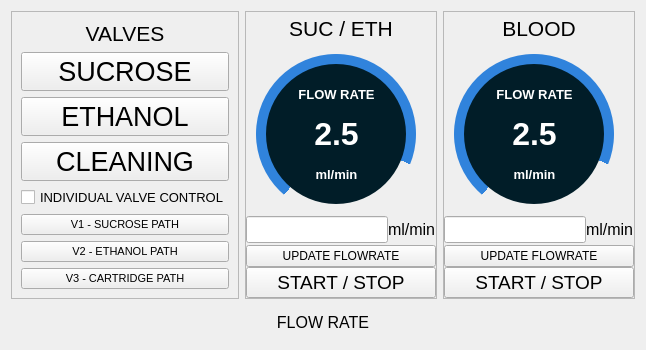
            <widget class="QWidget" name="Window_Fluidics" native="true">
             <property name="minimumSize">
              <size>
               <width>550</width>
               <height>350</height>
              </size>
             </property>
             <property name="maximumSize">
              <size>
               <width>2000</width>
               <height>400</height>
              </size>
             </property>
             <layout class="QVBoxLayout" name="verticalLayout_12">
              <item>
               <layout class="QHBoxLayout" name="horizontalLayout">
                <item>
                 <widget class="QFrame" name="WidgetValveStates">
                  <property name="minimumSize">
                   <size>
                    <width>180</width>
                    <height>250</height>
                   </size>
                  </property>
                  <property name="frameShape">
                   <enum>QFrame::StyledPanel</enum>
                  </property>
                  <property name="frameShadow">
                   <enum>QFrame::Raised</enum>
                  </property>
                  <layout class="QVBoxLayout" name="verticalLayout">
                   <item>
                    <widget class="QLabel" name="Heading_Valves">
                     <property name="font">
                      <font>
                       <pointsize>16</pointsize>
                      </font>
                     </property>
                     <property name="text">
                      <string>VALVES</string>
                     </property>
                     <property name="alignment">
                      <set>Qt::AlignCenter</set>
                     </property>
                    </widget>
                   </item>
                   <item>
                    <widget class="QPushButton" name="button_valvestate_sucrose">
                     <property name="font">
                      <font>
                       <pointsize>20</pointsize>
                      </font>
                     </property>
                     <property name="text">
                      <string>SUCROSE</string>
                     </property>
                     <property name="checkable">
                      <bool>true</bool>
                     </property>
                     <attribute name="buttonGroup">
                      <string notr="true">btngroup_valve_states</string>
                     </attribute>
                    </widget>
                   </item>
                   <item>
                    <widget class="QPushButton" name="button_valvestate_ethanol">
                     <property name="font">
                      <font>
                       <pointsize>20</pointsize>
                      </font>
                     </property>
                     <property name="text">
                      <string>ETHANOL</string>
                     </property>
                     <property name="checkable">
                      <bool>true</bool>
                     </property>
                     <attribute name="buttonGroup">
                      <string notr="true">btngroup_valve_states</string>
                     </attribute>
                    </widget>
                   </item>
                   <item>
                    <widget class="QPushButton" name="button_valvestate_cleaning">
                     <property name="font">
                      <font>
                       <pointsize>20</pointsize>
                      </font>
                     </property>
                     <property name="text">
                      <string>CLEANING</string>
                     </property>
                     <property name="checkable">
                      <bool>true</bool>
                     </property>
                     <attribute name="buttonGroup">
                      <string notr="true">btngroup_valve_states</string>
                     </attribute>
                    </widget>
                   </item>
                   <item>
                    <widget class="QCheckBox" name="checkbox_valvecontrol">
                     <property name="font">
                      <font>
                       <pointsize>10</pointsize>
                      </font>
                     </property>
                     <property name="styleSheet">
                      <string notr="true"/>
                     </property>
                     <property name="text">
                      <string>INDIVIDUAL VALVE CONTROL</string>
                     </property>
                    </widget>
                   </item>
                   <item>
                    <widget class="QPushButton" name="button_toggle_valve1">
                     <property name="font">
                      <font>
                       <pointsize>8</pointsize>
                      </font>
                     </property>
                     <property name="text">
                      <string>V1 - SUCROSE PATH</string>
                     </property>
                     <property name="checkable">
                      <bool>true</bool>
                     </property>
                    </widget>
                   </item>
                   <item>
                    <widget class="QPushButton" name="button_toggle_valve2">
                     <property name="font">
                      <font>
                       <pointsize>8</pointsize>
                      </font>
                     </property>
                     <property name="text">
                      <string>V2 - ETHANOL PATH</string>
                     </property>
                     <property name="checkable">
                      <bool>true</bool>
                     </property>
                    </widget>
                   </item>
                   <item>
                    <widget class="QPushButton" name="button_toggle_valve3">
                     <property name="font">
                      <font>
                       <pointsize>8</pointsize>
                      </font>
                     </property>
                     <property name="text">
                      <string>V3 - CARTRIDGE PATH</string>
                     </property>
                     <property name="checkable">
                      <bool>true</bool>
                     </property>
                    </widget>
                   </item>
                  </layout>
                 </widget>
                </item>
                <item>
                 <widget class="QFrame" name="WidgetCircularSucroseEthanol">
                  <property name="minimumSize">
                   <size>
                    <width>170</width>
                    <height>250</height>
                   </size>
                  </property>
                  <property name="frameShape">
                   <enum>QFrame::StyledPanel</enum>
                  </property>
                  <property name="frameShadow">
                   <enum>QFrame::Raised</enum>
                  </property>
                  <layout class="QVBoxLayout" name="verticalLayout_9">
                   <property name="spacing">
                    <number>0</number>
                   </property>
                   <property name="leftMargin">
                    <number>0</number>
                   </property>
                   <property name="topMargin">
                    <number>0</number>
                   </property>
                   <property name="rightMargin">
                    <number>0</number>
                   </property>
                   <property name="bottomMargin">
                    <number>0</number>
                   </property>
                   <item>
                    <widget class="QLabel" name="Heading_sucrose_ethanol">
                     <property name="font">
                      <font>
                       <pointsize>16</pointsize>
                      </font>
                     </property>
                     <property name="text">
                      <string>SUC / ETH</string>
                     </property>
                     <property name="alignment">
                      <set>Qt::AlignCenter</set>
                     </property>
                    </widget>
                   </item>
                   <item>
                    <widget class="QFrame" name="CircularProgressBar_SucroseEthanol">
                     <property name="minimumSize">
                      <size>
                       <width>170</width>
                       <height>170</height>
                      </size>
                     </property>
                     <property name="maximumSize">
                      <size>
                       <width>170</width>
                       <height>170</height>
                      </size>
                     </property>
                     <property name="frameShape">
                      <enum>QFrame::NoFrame</enum>
                     </property>
                     <property name="frameShadow">
                      <enum>QFrame::Raised</enum>
                     </property>
                     <widget class="QFrame" name="circularProgress_suc_eth">
                      <property name="geometry">
                       <rect>
                        <x>10</x>
                        <y>10</y>
                        <width>160</width>
                        <height>160</height>
                       </rect>
                      </property>
                      <property name="minimumSize">
                       <size>
                        <width>160</width>
                        <height>160</height>
                       </size>
                      </property>
                      <property name="maximumSize">
                       <size>
                        <width>160</width>
                        <height>160</height>
                       </size>
                      </property>
                      <property name="styleSheet">
                       <string notr="true">QFrame{
	border-radius: 80px;
	background-color: qconicalgradient(cx:0.5, cy:0.5, angle:230, stop:0.299 rgba(255, 0, 255, 0), stop:0.30 rgba(48, 131, 220, 255));
}</string>
                      </property>
                      <property name="frameShape">
                       <enum>QFrame::NoFrame</enum>
                      </property>
                      <property name="frameShadow">
                       <enum>QFrame::Raised</enum>
                      </property>
                     </widget>
                     <widget class="QFrame" name="CircularProgressBar_Center_SucroseEthanol">
                      <property name="geometry">
                       <rect>
                        <x>20</x>
                        <y>20</y>
                        <width>140</width>
                        <height>140</height>
                       </rect>
                      </property>
                      <property name="minimumSize">
                       <size>
                        <width>140</width>
                        <height>140</height>
                       </size>
                      </property>
                      <property name="maximumSize">
                       <size>
                        <width>140</width>
                        <height>140</height>
                       </size>
                      </property>
                      <property name="styleSheet">
                       <string notr="true">QFrame{
	border-radius: 70px;
	background-color: rgb(1, 29, 40);
}</string>
                      </property>
                      <property name="frameShape">
                       <enum>QFrame::StyledPanel</enum>
                      </property>
                      <property name="frameShadow">
                       <enum>QFrame::Raised</enum>
                      </property>
                      <widget class="QWidget" name="layoutWidget_3">
                       <property name="geometry">
                        <rect>
                         <x>10</x>
                         <y>10</y>
                         <width>121</width>
                         <height>121</height>
                        </rect>
                       </property>
                       <layout class="QVBoxLayout" name="CPB_Text_SucroseEthanol">
                        <property name="spacing">
                         <number>0</number>
                        </property>
                        <item>
                         <widget class="QLabel" name="text_flowrate_suc_eth">
                          <property name="font">
                           <font>
                            <pointsize>10</pointsize>
                            <weight>75</weight>
                            <bold>true</bold>
                           </font>
                          </property>
                          <property name="styleSheet">
                           <string notr="true">QFrame{
	background-color: none;
	color: #ffffff;
}</string>
                          </property>
                          <property name="text">
                           <string>FLOW RATE</string>
                          </property>
                          <property name="alignment">
                           <set>Qt::AlignCenter</set>
                          </property>
                         </widget>
                        </item>
                        <item>
                         <widget class="QLabel" name="value_flowrate_suc_eth">
                          <property name="font">
                           <font>
                            <pointsize>24</pointsize>
                            <weight>75</weight>
                            <bold>true</bold>
                           </font>
                          </property>
                          <property name="styleSheet">
                           <string notr="true">QFrame{
	background-color: none;
	color: #ffffff;
}</string>
                          </property>
                          <property name="text">
                           <string>&lt;html&gt;&lt;head/&gt;&lt;body&gt;&lt;p&gt;2.5&lt;/p&gt;&lt;/body&gt;&lt;/html&gt;</string>
                          </property>
                          <property name="alignment">
                           <set>Qt::AlignCenter</set>
                          </property>
                         </widget>
                        </item>
                        <item>
                         <widget class="QLabel" name="text_unit_suc_eth">
                          <property name="font">
                           <font>
                            <pointsize>10</pointsize>
                            <weight>75</weight>
                            <bold>true</bold>
                           </font>
                          </property>
                          <property name="styleSheet">
                           <string notr="true">QFrame{
	background-color: none;
	color: #ffffff;
}</string>
                          </property>
                          <property name="text">
                           <string>&lt;html&gt;&lt;head/&gt;&lt;body&gt;&lt;p&gt;ml/min&lt;/p&gt;&lt;/body&gt;&lt;/html&gt;</string>
                          </property>
                          <property name="alignment">
                           <set>Qt::AlignCenter</set>
                          </property>
                         </widget>
                        </item>
                       </layout>
                      </widget>
                     </widget>
                    </widget>
                   </item>
                   <item>
                    <layout class="QHBoxLayout" name="FlowrateInput_Ethanol">
                     <item>
                      <widget class="QLineEdit" name="userInput_flowrate_suceth">
                       <property name="font">
                        <font>
                         <pointsize>12</pointsize>
                        </font>
                       </property>
                       <property name="alignment">
                        <set>Qt::AlignRight|Qt::AlignTrailing|Qt::AlignVCenter</set>
                       </property>
                      </widget>
                     </item>
                     <item>
                      <widget class="QLabel" name="unitFlowrateSucroseEthanol">
                       <property name="font">
                        <font>
                         <pointsize>12</pointsize>
                        </font>
                       </property>
                       <property name="text">
                        <string>ml/min</string>
                       </property>
                      </widget>
                     </item>
                    </layout>
                   </item>
                   <item>
                    <widget class="QPushButton" name="button_update_sucethflow">
                     <property name="text">
                      <string>UPDATE FLOWRATE</string>
                     </property>
                    </widget>
                   </item>
                   <item>
                    <widget class="QPushButton" name="button_toggle_sucethflow">
                     <property name="font">
                      <font>
                       <pointsize>14</pointsize>
                      </font>
                     </property>
                     <property name="text">
                      <string>START / STOP</string>
                     </property>
                     <property name="checkable">
                      <bool>true</bool>
                     </property>
                    </widget>
                   </item>
                  </layout>
                 </widget>
                </item>
                <item>
                 <widget class="QFrame" name="WidgetCircularBlood">
                  <property name="minimumSize">
                   <size>
                    <width>170</width>
                    <height>250</height>
                   </size>
                  </property>
                  <property name="frameShape">
                   <enum>QFrame::StyledPanel</enum>
                  </property>
                  <property name="frameShadow">
                   <enum>QFrame::Raised</enum>
                  </property>
                  <layout class="QVBoxLayout" name="verticalLayout_11">
                   <property name="spacing">
                    <number>0</number>
                   </property>
                   <property name="leftMargin">
                    <number>0</number>
                   </property>
                   <property name="topMargin">
                    <number>0</number>
                   </property>
                   <property name="rightMargin">
                    <number>0</number>
                   </property>
                   <property name="bottomMargin">
                    <number>0</number>
                   </property>
                   <item>
                    <widget class="QLabel" name="Heading_Blood">
                     <property name="font">
                      <font>
                       <pointsize>16</pointsize>
                      </font>
                     </property>
                     <property name="text">
                      <string>BLOOD</string>
                     </property>
                     <property name="alignment">
                      <set>Qt::AlignCenter</set>
                     </property>
                    </widget>
                   </item>
                   <item>
                    <widget class="QFrame" name="CircularProgressBar_Blood">
                     <property name="minimumSize">
                      <size>
                       <width>170</width>
                       <height>170</height>
                      </size>
                     </property>
                     <property name="maximumSize">
                      <size>
                       <width>170</width>
                       <height>170</height>
                      </size>
                     </property>
                     <property name="frameShape">
                      <enum>QFrame::NoFrame</enum>
                     </property>
                     <property name="frameShadow">
                      <enum>QFrame::Raised</enum>
                     </property>
                     <widget class="QFrame" name="circularProgress_blood">
                      <property name="geometry">
                       <rect>
                        <x>10</x>
                        <y>10</y>
                        <width>160</width>
                        <height>160</height>
                       </rect>
                      </property>
                      <property name="minimumSize">
                       <size>
                        <width>160</width>
                        <height>160</height>
                       </size>
                      </property>
                      <property name="maximumSize">
                       <size>
                        <width>160</width>
                        <height>160</height>
                       </size>
                      </property>
                      <property name="styleSheet">
                       <string notr="true">QFrame{
	border-radius: 80px;
	background-color: qconicalgradient(cx:0.5, cy:0.5, angle:230, stop:0.299 rgba(255, 0, 255, 0), stop:0.30 rgba(48, 131, 220, 255));
}</string>
                      </property>
                      <property name="frameShape">
                       <enum>QFrame::NoFrame</enum>
                      </property>
                      <property name="frameShadow">
                       <enum>QFrame::Raised</enum>
                      </property>
                     </widget>
                     <widget class="QFrame" name="CircularProgressBar_Center_Blood">
                      <property name="geometry">
                       <rect>
                        <x>20</x>
                        <y>20</y>
                        <width>140</width>
                        <height>140</height>
                       </rect>
                      </property>
                      <property name="minimumSize">
                       <size>
                        <width>140</width>
                        <height>140</height>
                       </size>
                      </property>
                      <property name="maximumSize">
                       <size>
                        <width>140</width>
                        <height>140</height>
                       </size>
                      </property>
                      <property name="styleSheet">
                       <string notr="true">QFrame{
	border-radius: 70px;
	background-color: rgb(1, 29, 40);
}</string>
                      </property>
                      <property name="frameShape">
                       <enum>QFrame::StyledPanel</enum>
                      </property>
                      <property name="frameShadow">
                       <enum>QFrame::Raised</enum>
                      </property>
                      <widget class="QWidget" name="layoutWidget_4">
                       <property name="geometry">
                        <rect>
                         <x>10</x>
                         <y>10</y>
                         <width>121</width>
                         <height>121</height>
                        </rect>
                       </property>
                       <layout class="QVBoxLayout" name="verticalLayout_22">
                        <property name="spacing">
                         <number>0</number>
                        </property>
                        <item>
                         <widget class="QLabel" name="text_flowrate_blood">
                          <property name="font">
                           <font>
                            <pointsize>10</pointsize>
                            <weight>75</weight>
                            <bold>true</bold>
                           </font>
                          </property>
                          <property name="styleSheet">
                           <string notr="true">QFrame{
	background-color: none;
	color: #ffffff;
}</string>
                          </property>
                          <property name="text">
                           <string>FLOW RATE</string>
                          </property>
                          <property name="alignment">
                           <set>Qt::AlignCenter</set>
                          </property>
                         </widget>
                        </item>
                        <item>
                         <widget class="QLabel" name="value_flowrate_blood">
                          <property name="font">
                           <font>
                            <pointsize>24</pointsize>
                            <weight>75</weight>
                            <bold>true</bold>
                           </font>
                          </property>
                          <property name="styleSheet">
                           <string notr="true">QFrame{
	background-color: none;
	color: #ffffff;
}</string>
                          </property>
                          <property name="text">
                           <string>&lt;html&gt;&lt;head/&gt;&lt;body&gt;&lt;p&gt;2.5&lt;/p&gt;&lt;/body&gt;&lt;/html&gt;</string>
                          </property>
                          <property name="alignment">
                           <set>Qt::AlignCenter</set>
                          </property>
                         </widget>
                        </item>
                        <item>
                         <widget class="QLabel" name="text_unit_blood">
                          <property name="font">
                           <font>
                            <pointsize>10</pointsize>
                            <weight>75</weight>
                            <bold>true</bold>
                           </font>
                          </property>
                          <property name="styleSheet">
                           <string notr="true">QFrame{
	background-color: none;
	color: #ffffff;
}</string>
                          </property>
                          <property name="text">
                           <string>&lt;html&gt;&lt;head/&gt;&lt;body&gt;&lt;p&gt;ml/min&lt;/p&gt;&lt;/body&gt;&lt;/html&gt;</string>
                          </property>
                          <property name="alignment">
                           <set>Qt::AlignCenter</set>
                          </property>
                         </widget>
                        </item>
                       </layout>
                      </widget>
                     </widget>
                    </widget>
                   </item>
                   <item>
                    <layout class="QHBoxLayout" name="FlowrateInput_Blood">
                     <item>
                      <widget class="QLineEdit" name="userInput_flowrate_blood">
                       <property name="font">
                        <font>
                         <pointsize>12</pointsize>
                        </font>
                       </property>
                       <property name="alignment">
                        <set>Qt::AlignRight|Qt::AlignTrailing|Qt::AlignVCenter</set>
                       </property>
                      </widget>
                     </item>
                     <item>
                      <widget class="QLabel" name="unitFlowrateBlood">
                       <property name="font">
                        <font>
                         <pointsize>12</pointsize>
                        </font>
                       </property>
                       <property name="text">
                        <string>ml/min</string>
                       </property>
                      </widget>
                     </item>
                    </layout>
                   </item>
                   <item>
                    <widget class="QPushButton" name="button_update_bloodflow">
                     <property name="text">
                      <string>UPDATE FLOWRATE</string>
                     </property>
                    </widget>
                   </item>
                   <item>
                    <widget class="QPushButton" name="button_toggle_bloodflow">
                     <property name="font">
                      <font>
                       <pointsize>14</pointsize>
                      </font>
                     </property>
                     <property name="text">
                      <string>START / STOP</string>
                     </property>
                     <property name="checkable">
                      <bool>true</bool>
                     </property>
                    </widget>
                   </item>
                  </layout>
                 </widget>
                </item>
               </layout>
              </item>
              <item>
               <widget class="QLabel" name="BoxLabel_FlowRate">
                <property name="font">
                 <font>
                  <pointsize>12</pointsize>
                 </font>
                </property>
                <property name="text">
                 <string>FLOW RATE</string>
                </property>
                <property name="alignment">
                 <set>Qt::AlignCenter</set>
                </property>
               </widget>
              </item>
             </layout>
            </widget>
